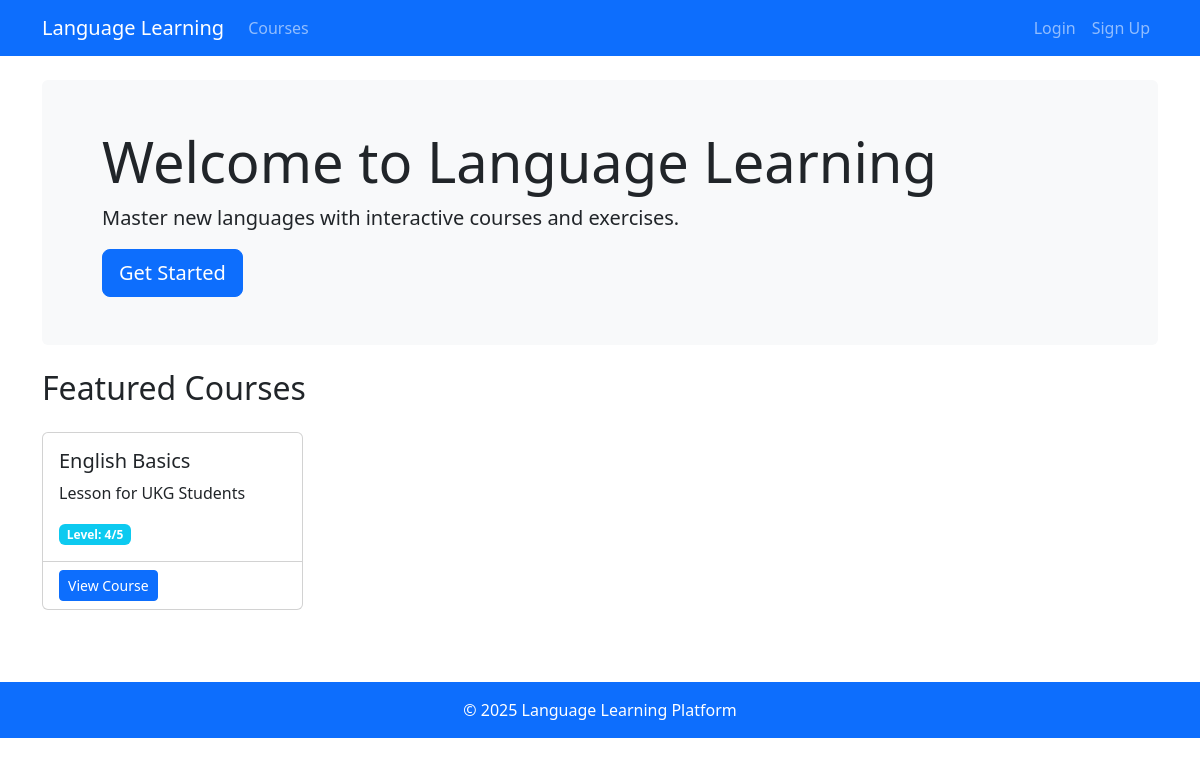
The page / on the database its author committed.
### learning/models.py (models this page shows, shortened)
class Course(models.Model):
    title = models.CharField(max_length=200)
    language = models.ForeignKey(Language, on_delete=models.CASCADE)
    description = models.TextField()
    created_at = models.DateTimeField(auto_now_add=True)
    updated_at = models.DateTimeField(auto_now=True)
    difficulty = models.IntegerField(
        validators=[MinValueValidator(1), MaxValueValidator(5)]
    )
    is_active = models.BooleanField(default=True)

### learning/views.py (the view)
# urls.py: 2. Add a URL to urlpatterns:  path('', views.home, name='home')
def home(request):
    courses = Course.objects.filter(is_active=True).order_by('-created_at')[:4]
    return render(request, 'home.html', {'courses': courses})

### templates/home.html (shortened to what this page needs)
{% extends 'base.html' %}
{% block content %}
<div class="jumbotron jumbotron-fluid bg-light p-5 rounded mb-4">
    <div class="container">
        <h1 class="display-4">Welcome to Language Learning</h1>
        <p class="lead">Master new languages with interactive courses and exercises.</p>
        {% if not user.is_authenticated %}
            <a href="{% url 'signup' %}" class="btn btn-primary btn-lg">Get Started</a>
        {% endif %}
    </div>
</div>
<h2 class="mb-4">Featured Courses</h2>
<div class="row">
    {% for course in courses %}
    <div class="col-md-3 mb-4">
        <div class="card course-card h-100">
            <div class="card-body">
                <h5 class="card-title">{{ course.title }}</h5>
                <p class="card-text">{{ course.description|truncatewords:15 }}</p>
                <span class="badge bg-info">Level: {{ course.difficulty }}/5</span>
            </div>
            <div class="card-footer bg-transparent">
                <a href="{% url 'course_detail' course.id %}" class="btn btn-sm btn-primary">View Course</a>
            </div>
        </div>
    </div>
    {% empty %}
    <div class="col-12">
        <div class="alert alert-info">No courses available yet.</div>
    </div>
    {% endfor %}
</div>
{% endblock %}

### templates/base.html (style rules this page uses)
body { padding-top: 56px; }
.course-card { transition: transform 0.3s; }

### rows shown on the page
Course: title "English Basics", description "Lesson for UKG Students", difficulty "4"
